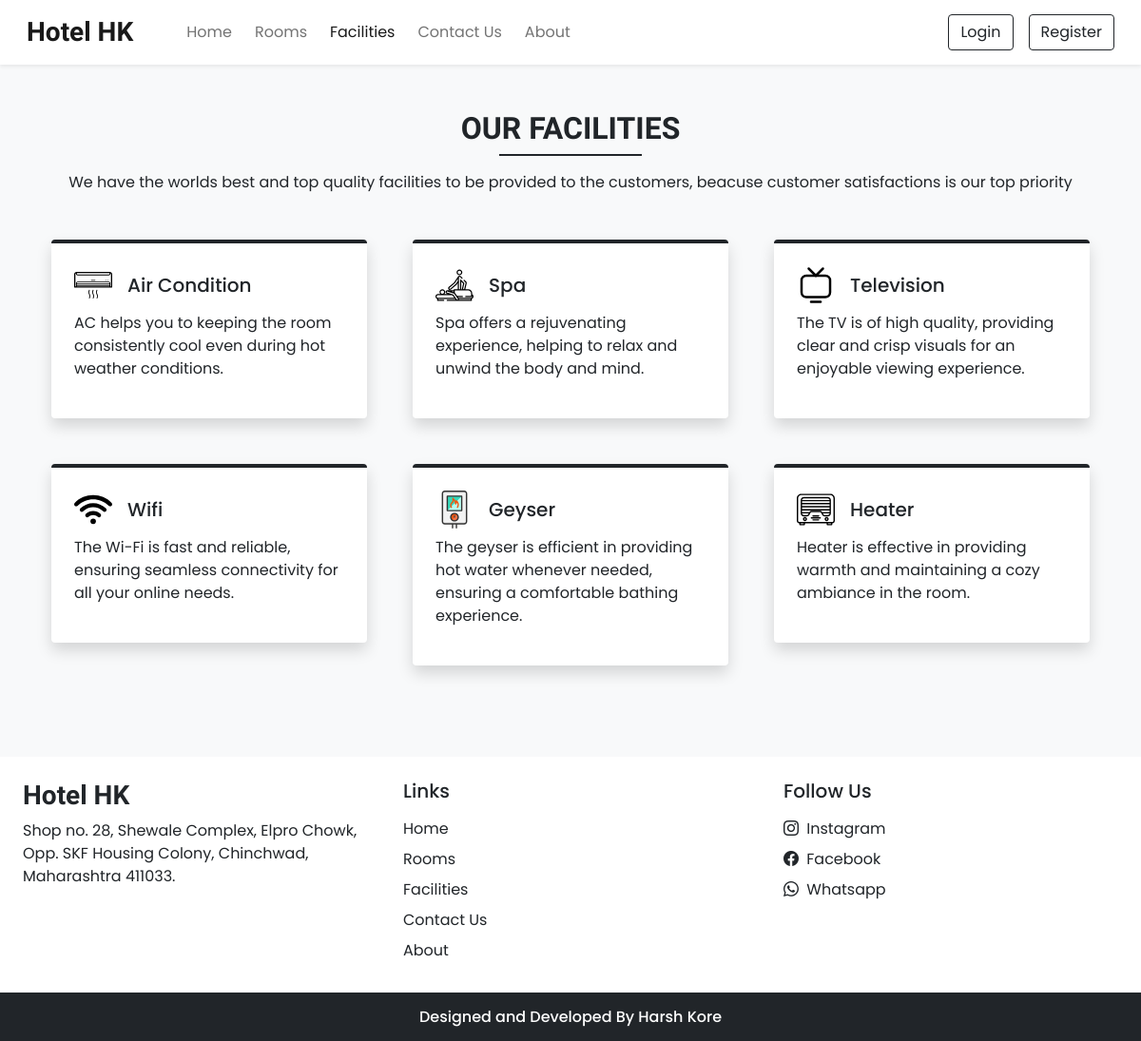
Screenshot of /facilities.php with the database file from the repository.
### tables this page shows
CREATE TABLE `settings` (
  `sr_no` int(11) NOT NULL,
  `site_title` varchar(50) NOT NULL,
  `site_about` varchar(250) NOT NULL,
  `shutdown` tinyint(1) NOT NULL
);

CREATE TABLE `facilities` (
  `id` int(11) NOT NULL,
  `icon` varchar(100) NOT NULL,
  `name` varchar(50) NOT NULL,
  `description` varchar(250) NOT NULL
);

### admin/inc/db_config.php (called while the page is built, shortened)
<?php
    function selectAll($table){
        $con = $GLOBALS['con'];
        $res = mysqli_query($con, "SELECT * FROM $table");
        return $res;
    }
    function select($sql, $values, $datatypes){
        $con = $GLOBALS['con'];
        if ($stmt = mysqli_prepare($con, $sql)) {
            mysqli_stmt_bind_param($stmt, $datatypes,...$values);
            if (mysqli_stmt_execute($stmt)) {
                $res = mysqli_stmt_get_result($stmt);
                return $res;
            } else {
                mysqli_stmt_close($stmt);
                die("Query cannot be executed - Select");
            }
        }
        else {
            die("Query cannot be prepared - Select");
        }
    }
?>

### facilities.php (the view, shortened to what this page needs)
<!DOCTYPE html>
<html lang="en">
<head>
    <?php require('inc/links.php') ?>
</head>
<body class="bg-light">
  <?php require('inc/header.php') ?>
  <div class="my-5 px-4">
    <h2 class="fw-bold h-font text-center">OUR FACILITIES</h2>
    <div class="h-line bg-dark"></div>
    <p class="text-center mt-3">
      We have the worlds best and top quality facilities to be provided to the customers, beacuse customer satisfactions is our top priority
    </p>
  </div>
  <div class="container">
    <div class="row">
    <?php
      $res = selectAll('facilities');
      $path = FACILITIES_IMG_PATH;
      while ($row = mysqli_fetch_assoc($res)) {
        echo <<<data
          <div class="col-lg-4 col-md-6 mb-5 px-4">
            <div class="bg-white rounded shadow p-4 border-top border-4 border-dark pop">
              <div class="d-flex align-items-center mb-2">
                <img src="$path$row[icon]" width="40px">
                <h5 class="m-0 ms-3">$row[name]</h5>
              </div>
              <p>$row[description]</p>
            </div>
          </div>
        data;
      }
    ?>
    </div>
  </div>
  <?php require('inc/footer.php') ?>
</body>
</html>

### inc/header.php (shortened to what this page needs)
<nav id="nav-bar" class="navbar navbar-expand-lg navbar-light bg-white px-lg-3 py-lg-2 shadow-sm sticky-top">
      <div class="container-fluid">
      <a class="navbar-brand me-5 fw-bold fs-3 h-font" href="index.php"><?php echo $settings_r['site_title'] ?></a>
      <div class="collapse navbar-collapse" id="navbarSupportedContent">
        <ul class="navbar-nav me-auto mb-2 mb-lg-0">
          <li class="nav-item">
            <a class="nav-link me-2" href="index.php">Home</a>
          </li>
          <li class="nav-item">
            <a class="nav-link me-2" href="rooms.php">Rooms</a>
          </li>
          <li class="nav-item">
            <a class="nav-link me-2" href="facilities.php">Facilities</a>
          </li>
          <li class="nav-item">
            <a class="nav-link me-2" href="contact.php">Contact Us</a>
          </li>
          <li class="nav-item">
            <a class="nav-link me-2" href="about.php">About</a>
          </li>
        </ul>
        <div class="d-flex">
    <?php
      if (isset($_SESSION['login']) && $_SESSION['login']==true)
      {
        $path = USERS_IMG_PATH;
        echo <<<data
          <div class="btn-group">
            <button type="button" class="btn btn-outline-dark shadow-none dropdown-toggle" data-bs-toggle="dropdown" data-bs-display="static" aria-expanded="false">
              <img src="$path$_SESSION[uPic]" style="width: 50px; height: 45px;" class="me-1 rounded-circle">
              $_SESSION[uName]
            </button>
            <ul class="dropdown-menu dropdown-menu-lg-end">
              <li><a class="dropdown-item" href="profile.php">Profile</a></li>
              <li><a class="dropdown-item" href="bookings.php">Bookings</a></li>
              <li><a class="dropdown-item" href="logout.php">Logout</a></li>
            </ul>
          </div>
        data;
      }
      else{
        echo <<<data
          <button type="button" class="btn btn-outline-dark shadow-none me-lg-3 me-2" data-bs-toggle="modal" data-bs-target="#loginModal">
            Login
          </button>
          <button type="button" class="btn btn-outline-dark shadow-none" data-bs-toggle="modal" data-bs-target="#registerModal">
            Register
          </button>
        data;
      }
    ?>
        </div>
      </div>
    </div>
</nav>

### inc/footer.php (shortened to what this page needs)
<div class="container-fluid bg-white mt-5">
  <div class="row">
    <div class="col-lg-4 p-4">
      <h3 class="h-font fw-bold fs-3 mb-2"><?php echo $settings_r['site_title'] ?></h3>
      <p>
        <?php echo $settings_r['site_about'] ?>
      </p>
    </div>
    <div class="col-lg-4 p-4">
      <h5 class="mb-3">Links</h5>
      <a href="index.php" class="d-inline-block mb-2 text-dark text-decoration-none">Home</a><br>
      <a href="rooms.php" class="d-inline-block mb-2 text-dark text-decoration-none">Rooms</a><br>
      <a href="facilities.php" class="d-inline-block mb-2 text-dark text-decoration-none">Facilities</a><br>
      <a href="contact.php" class="d-inline-block mb-2 text-dark text-decoration-none">Contact Us</a><br>
      <a href="about.php" class="d-inline-block mb-2 text-dark text-decoration-none">About</a>
    </div>
    <div class="col-lg-4 p-4">
      <h5 class="mb-3">Follow Us</h5>
      <a href="<?php echo $contact_r['insta'] ?>" class="d-inline-block text-dark text-decoration-none mb-2">
          <i class="bi bi-instagram me-1"></i>
          Instagram
      </a><br>
      <a href="<?php echo $contact_r['fb'] ?>" class="d-inline-block text-dark text-decoration-none mb-2">
          <i class="bi bi-facebook me-1"></i>
          Facebook
      </a><br>
      <?php
        if ($contact_r['wa']!='') {
          echo <<<data
            <a href="$contact_r[wa]" class="d-inline-block text-dark text-decoration-none">
              <i class="bi bi-whatsapp me-1"></i>
              Whatsapp
            </a><br>
          data;
        }
      ?>
    </div>
  </div>
</div>
<h6 class="text-center bg-dark text-white p-3 m-0">Designed and Developed By Harsh Kore</h6>

### css/common.css (style rules this page uses)
:root { --teal: #2ec1ac; --teal_hover: #279e8c; }
* { font-family: 'Poppins', sans-serif; }
.h-font { font-family: 'Merienda', cursive; }
.h-line { width: 150px; margin: 0 auto; height: 1.7px; }

### rows the page displays
settings: site_title "Hotel HK", site_about "Shop no. 28, Shewale Complex, Elpro Chowk, Opp. SKF Housing Colony, Chinchwad, Maharashtra 411033."
facilities: icon (picture), name "Air Condition", description "AC helps you to keeping the room consistently cool even during hot weather conditions."
facilities: icon (picture), name "Spa", description "Spa offers a rejuvenating experience, helping to relax and unwind the body and mind."
facilities: icon (picture), name "Television", description "The TV is of high quality, providing clear and crisp visuals for an enjoyable viewing experience."
facilities: icon (picture), name "Wifi", description "The Wi-Fi is fast and reliable, ensuring seamless connectivity for all your online needs."
facilities: icon (picture), name "Geyser", description "The geyser is efficient in providing hot water whenever needed, ensuring a comfortable bathing experience."
facilities: icon (picture), name "Heater", description "Heater is effective in providing warmth and maintaining a cozy ambiance in the room."
